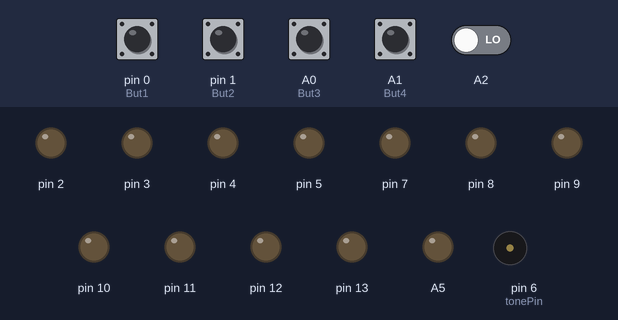
Simulated run of this sketch. Board: Arduino Uno, built with avr-gcc and run on an emulated ATmega328P. Shown: output pins drawn as LEDs (lit = HIGH), buzzer (waves = sounding). Inputs (shaded band) come from the test bench; at power-on: A0 (But3), A1 (But4), A2, pin 0 (But1), pin 1 (But2) LOW.

Above: at 1.2 s.
1.3 s: A2 driven HIGH
At 2.3 s:
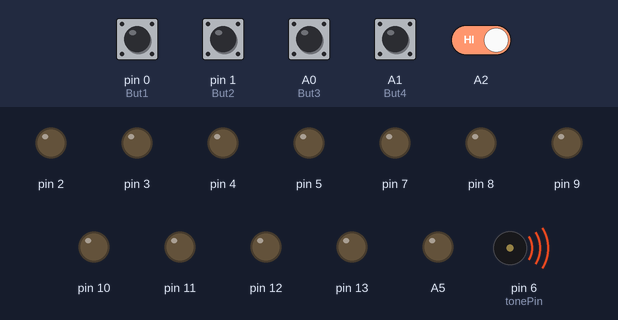
4.3 s: A2 driven LOW
At 6.4 s:
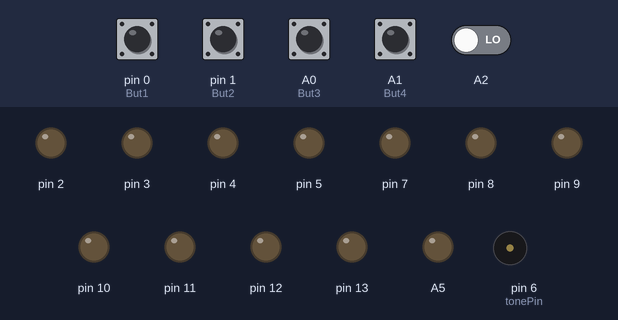
7.3 s: pin 0 (But1) pulled HIGH for 0.15 s
At 8.6 s:
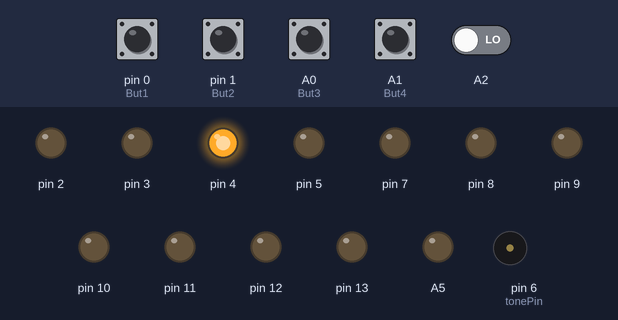
8.9 s: pin 1 (But2) pulled HIGH for 0.15 s
At 9.9 s:
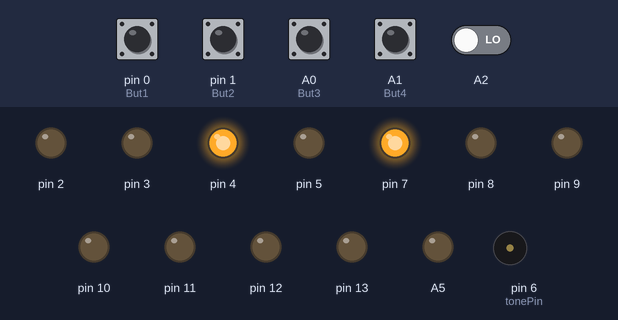
10.5 s: A0 (But3) pulled HIGH for 0.15 s
At 11.7 s:
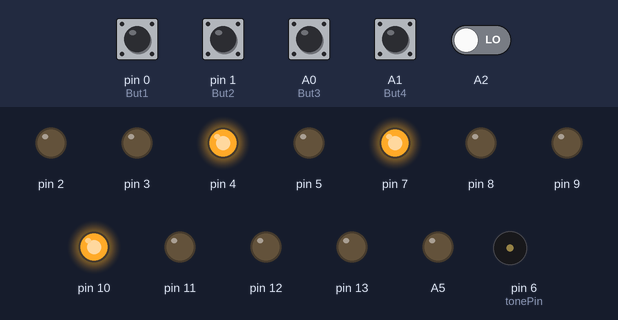
12.1 s: A1 (But4) pulled HIGH for 0.15 s
At 12.5 s:
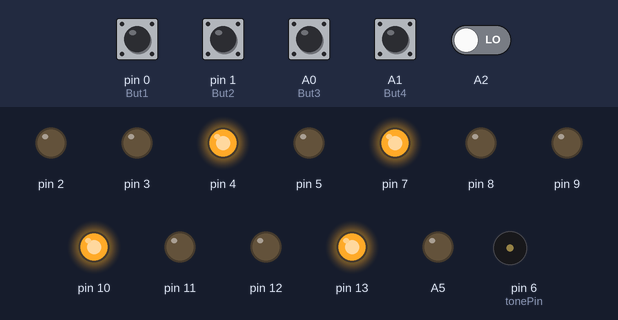
Timing chart, 0 to 14.7 s (numbered marks = the images above; inputs shaded):
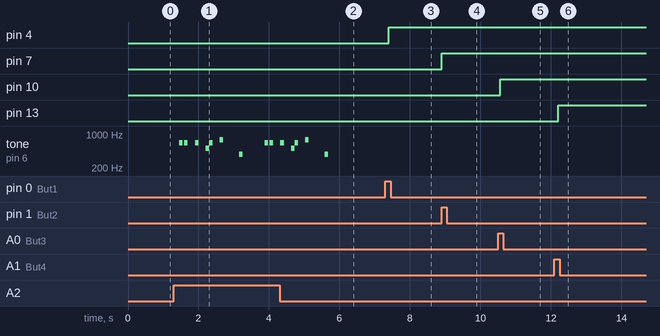

Measured:
- after the input at 1.3 s, tone on pin 6 (tonePin): plays 660 Hz for 0.10 s, 660 Hz for 0.10 s, 660 Hz for 0.10 s, 510 Hz for 0.10 s, 660 Hz for 0.10 s, 770 Hz for 0.10 s … (9 notes in this stretch), starting after 0.15 s
- after the input at 4.3 s, tone on pin 6 (tonePin): goes on until 5.7 s, then stays silent
- after the input at 7.3 s, pin 4: LOW → HIGH after 0.10 s
- after the input at 8.9 s, pin 7: LOW → HIGH at once
- after the input at 10.5 s, pin 10: LOW → HIGH after 0.06 s
- after the input at 12.1 s, pin 13: LOW → HIGH after 0.11 s

The sketch:

sketch_oct21a.ino
```cpp
#define RED 0
#define GREEN 1
#define BLUE 2

int L4[] = {13,12,11}, L3[] = {10, 9, 8}, L2[] = {7, A5, 5}, L1[] = {4, 3, 2};
int But1 = 0, But2 = 1, But3 = A0, But4 = A1, SetBut = A2, tonePin = 6;
int saved[] = {LOW, LOW, LOW, LOW, LOW}; // saved state of buttons for debouncing


int valToGuess =532534534534;

long time = 0;
long debounce = 200;

void nextColor(int led[]) {
  if(isOff(led) || isGreen(led)) {
    makeRed(led);
  }
  else if(isRed(led)) {
    makeBlue(led);
  }
  else if(isBlue(led)) {
    makeGreen(led);
  }
}

/**
 * Serializes the current state of the circuit into a number
 * Units place is the first led, Tens is the second etc
 */
int serialize() {
  int res = 0;
  int digit_place = 1;

  res += getColor(L1)*digit_place;
  digit_place *= 10;

  res += getColor(L2)*digit_place;
  digit_place *= 10;
  res += getColor(L3)*digit_place;
  digit_place *= 10;
  res += getColor(L4)*digit_place;
  digit_place *= 10;


  return res;
}

/**
 * Returns 0 for
 */
int getColor(int led[]) {
  if(isRed(led)) return RED;
  if(isBlue(led)) return BLUE;
  if(isGreen(led)) return GREEN;
  else return -1;
}


void makeRed(int led[]) {
  digitalWrite(led[0], HIGH);
  digitalWrite(led[1], LOW);
  digitalWrite(led[2], LOW);
}

void makeBlue(int led[]) {
  digitalWrite(led[0], LOW);
  digitalWrite(led[1], HIGH);
  digitalWrite(led[2], LOW);
}

void makeGreen(int led[]) {
  digitalWrite(led[0], LOW);
  digitalWrite(led[1], LOW);
  digitalWrite(led[2], HIGH);
}

void turnOff(int led[]) {
  for(int i = 0; i < 3; i++) {
    digitalWrite(led[i], LOW);
  }
}

bool isOff(int led[]) {
  return digitalRead(led[0]) == LOW && digitalRead(led[1]) == LOW && digitalRead(led[2]) == LOW;
}

bool isRed(int led[]) {
  return digitalRead(led[0]) == HIGH && digitalRead(led[1]) == LOW && digitalRead(led[2]) == LOW;
}

bool isBlue(int led[]) {
  return digitalRead(led[0]) == LOW && digitalRead(led[1]) == HIGH && digitalRead(led[2]) == LOW;
}

bool isGreen(int led[]) {
  return digitalRead(led[0]) == LOW && digitalRead(led[1]) == LOW && digitalRead(led[2]) == HIGH;
}

bool isOn(int led[]) {
  return !isOff(led);
}


void setup() {
  // put your setup code here, to run once:
  for(int i = 2; i < 14; i++) {
    if(i != 6)
    pinMode(i, OUTPUT);
  }
  pinMode(A5, OUTPUT);
  pinMode(But1, INPUT);
  pinMode(But2, INPUT);
  pinMode(But3, INPUT);
  pinMode(But4, INPUT);
}

void updateColor(int btn, int led[]) {
  int reading = digitalRead(btn);
  int pinToCheck = btn;
  if(btn == A0) pinToCheck = 3;
  if(btn == A1) pinToCheck = 4;
  // if the input just went from LOW and HIGH and we've waited long enough
  // to ignore any noise on the circuit, toggle the output pin and remember
  // the time
  if (reading == HIGH && saved[pinToCheck] == LOW && millis() - time > debounce) {
    nextColor(led);
    time = millis();
  }

  saved[pinToCheck] = reading;
}

void onSetCode(int btn) {
  int reading = digitalRead(btn);

    if(reading == HIGH && saved[4] == LOW && millis() - time > debounce) {
      valToGuess = serialize();
      turnOff(L1);
      turnOff(L2);
      turnOff(L3);
      turnOff(L4);
      time = millis();
    }

    saved[5] = reading;
}

void checkGuess() {
  if(serialize() == valToGuess) {
    playWinSound();
  }
}

void reset() {
  valToGuess = -43924;
  turnOff(L1);
  turnOff(L2);
  turnOff(L3);
  turnOff(L4);
}

void playWinSound() {
    tone(tonePin,660,100);
    delay(150);
    tone(tonePin,660,100);
    delay(300);
    tone(tonePin,660,100);
    delay(300);
    tone(tonePin,510,100);
    delay(100);
    tone(tonePin,660,100);
    delay(300);
    tone(tonePin,770,100);
    delay(550);
    tone(tonePin,380,100);
    delay(575);
    reset();
}

void loop() {
  updateColor(But1, L1);
  updateColor(But2, L2);
  updateColor(But3, L3);
  updateColor(But4, L4);
  delay(50);

  onSetCode(SetBut);
  delay(50);
  checkGuess();
  delay(50);
}
```
